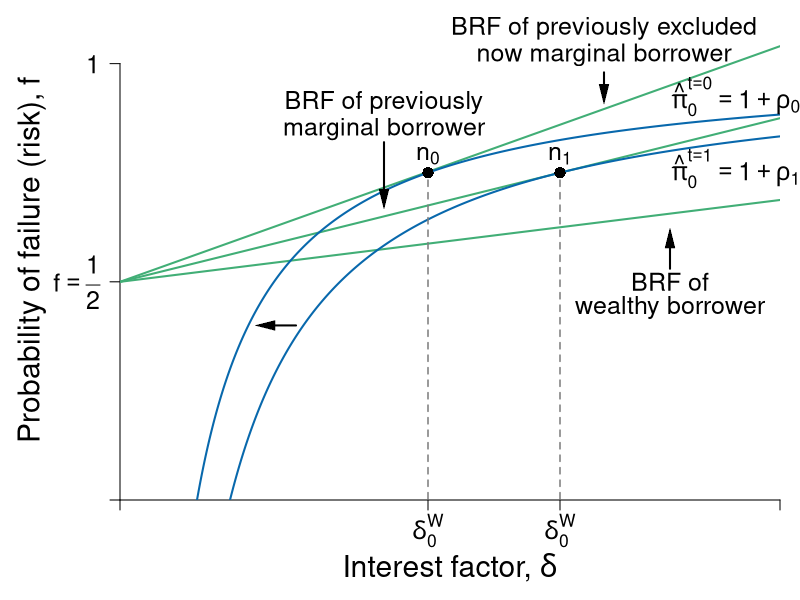

Here is the R script that generated this plot:
#' Graph Designer: Simon Halliday
#' Authors: Bowles and Halliday
#' Title: Coordination, Conflict and Competition: A Text in Microeconomics

library(shape)
pdf(file = "credit/credit_investment_macro_b.pdf", width = 8, height = 6)

#Set parameters for graphics
pointsize <- 1.8
axislabelsize <- 1.8
labelsize <- 1.5
namesize <- 1.8
annotatesize <- 1.5
graphlinewidth <- 2
segmentlinewidth <- 1.5

COL <- c("#7fc97f", "#beaed4", "#fdc086", "#ffff99", "#386cb0", "#f0027f", "#bf5b17", "#666666")
COLA <- c("#e0f3db", "#99d8c9","#66c2a4","#41ae76", "#238b45", "#005824")
COLB <- c("#c6dbef", "#4eb3d3", "#2b8cbe", "#0868ac","#084081")
COLC <- c("#fcfbfd", "#efedf5", "#dadaeb", "#bcbddc", "#9e9ac8", "#807dba", "#6a51a3", "#54278f", "#3f007d")
grays <- gray.colors(25, start = 1, end = 0, alpha = 1)

#Edited the margins to cater for the larger LHS labels
par(mar =  c(5, 6, 1, 1))

brfFn <- function(delta, q = 1, k = 1) {
  .5 + (delta / (2 * q)) * (1 - k)
}

PCFn <- function(delta, q = 1) {
  delta/q
}

isoreturnFn <- function(delta, pi = 0.125) {
  1 - (pi)/delta
}

yFn <- function(d1, f1, q = 1){
  q*f1*(1 - f1) - d1*(1 - f1)
}

ylow <- function(delta, q = 1, ybar = 0.0625){
  (-sqrt(delta^2 - 2*delta*q + q^2 - 4*q*ybar) + delta + q)/(2*q)
}

yhigh <- function(delta, q = 1, ybar = 0.0625){
  (sqrt(delta^2 - 2*delta*q + q^2 - 4*q*ybar) + delta + q)/(2*q)
}

xlims <- c(0, 1.5)
ylims <- c(0, 1.1)

npts <- 501 
d1 <- seq(xlims[1], xlims[2], length.out = npts)
f1 <- seq(ylims[1], ylims[2], length.out = npts) 
a <- c(0.0625)

plot(0, 0, xlim = xlims, ylim = ylims, type = "n",
     xlab = expression(paste("")),
     ylab = expression(paste("")), 
     xaxt = "n", 
     yaxt = "n", 
     cex.lab = axislabelsize, 
     bty = "n",
     xaxs = "i", 
     yaxs = "i"
)


ticksy <- c(ylims[1], 0.5, ylims[2] - 0.1)
ylabels <- c(NA, expression(paste(f == frac(1,2))),  1)
ticksx <- c(xlims[1], 0.7, 1, xlims[2])
#xlabels <- c(NA, expression(paste(delta[0]^{W})), expression(paste(delta[1]^{W})), NA)
xlabels <- c(NA, NA, NA, NA)

text(0.7, -0.07, expression(paste(delta[0]^{W})), cex = labelsize, xpd = TRUE)
text(1, -0.07, expression(paste(delta[0]^{W})), cex = labelsize, xpd = TRUE)


npts <- 503 
xx1 <- seq(xlims[1], xlims[2], length.out = npts)

# Polygon
# COLD <- c("#deebf7", "#9ecae1")
# xpoly <- seq(from = 0.175, to = xlims[2], length.out = 500)
# ypoly <- isoreturnFn(xpoly, pi = 0.175)
# polygon(x = xpoly, y = ypoly, col = COLD[1], density = NULL, border = NA)
# 
# xpoly1 <- c(0.175, xlims[2], xlims[2])
# ypoly1 <- c(0, 0, isoreturnFn(xlims[2], pi = 0.175))
# polygon(x = xpoly1, y = ypoly1, col = COLD[1], density = NULL, border = NA)
# 
# xpoly2 <- seq(from = 0.25, to = xlims[2], length.out = 500)
# ypoly2 <- isoreturnFn(xpoly2, pi = 0.25)
# polygon(x = xpoly2, y = ypoly2, col = COLD[2], density = NULL, border = NA)
# 
# xpoly3 <- c(0.25, xlims[2], xlims[2])
# ypoly3 <- c(0, 0, isoreturnFn(xlims[2], pi = 0.25))
# polygon(x = xpoly3, y = ypoly3, col = COLD[2], density = NULL, border = NA)
# 
# segments(0.25, 0, xlims[2], isoreturnFn(xlims[2], pi = 0.25), col = COLD[2])


axis(1, at = ticksx, pos = 0, labels = xlabels, cex.axis = labelsize)
axis(2, at = ticksy, pos = 0, labels = ylabels, las = 1, cex.axis = labelsize)

#Draw the graphs
lines(xx1, brfFn(xx1, k = 0.28), col = COLA[4], lwd = graphlinewidth)
lines(xx1, brfFn(xx1, k = 0.5), col = COLA[4], lwd = graphlinewidth)
lines(xx1, brfFn(xx1, k = 0.75), col = COLA[4], lwd = graphlinewidth)
lines(xx1, isoreturnFn(xx1, pi = 0.175), col = COLB[4], lwd = graphlinewidth)
lines(xx1, isoreturnFn(xx1, pi = 0.25), col = COLB[4], lwd = graphlinewidth)
#lines(xx1, isoreturnFn(xx1, pi = 0.5), col = COLB[4], lwd = graphlinewidth)


#Axis labels
mtext(expression(paste("Interest factor, ", delta)), side = 1, line = 3.3, cex = axislabelsize)
text(-0.2, 0.5*(ylims[2]), expression(paste("Probability of failure (risk), ", f)), xpd = TRUE, cex = axislabelsize, srt = 90) 

#segments(0.39, -1, 0.39, brfFn(0.39, k = 0.75), lty = 2, col = grays[20] , lwd = segmentlinewidth)
#points(0.39, brfFn(0.39, k = 0.75), pch = 16, col = "black", cex = 1.5)
#text(0.39 + 0.025, brfFn(0.39, k = 0.75) - 0.03, expression(paste(b)), cex = labelsize)

segments(1, -1, 1, brfFn(delta = 1, k = 0.5), lty = 2, col = grays[20] , lwd = segmentlinewidth)
#points(1, brfFn(1, k = 0.5), pch = 16, col = "black", cex = 1.5)
# text(1, brfFn(1, k = 0.5) + 0.04, expression(paste(n)), cex = labelsize)

#segments(.59, -1, 0.59, brfFn(delta = 0.59, k = 0.75), lty = 2, col = grays[20] , lwd = segmentlinewidth)
#points(0.59, brfFn(0.59, k = 0.75), pch = 16, col = "black", cex = 1.5)
#text(0.59 + 0.025, brfFn(0.59, k = 0.75) - 0.03, expression(paste(a)), cex = labelsize)

segments(.7, -1, 0.7, brfFn(delta = 0.7, k = 0.28), lty = 2, col = grays[20] , lwd = segmentlinewidth)
#points(0.7, brfFn(0.7, k = 0.28), pch = 16, col = "black", cex = 1.5)



points(0.7, 0.75, pch = 16, col = "black", cex = 1.5)
text(0.7, 0.79, expression(paste(n[0])), cex = labelsize)

points(1, 0.75, pch = 16, col = "black", cex = 1.5)
text(1, 0.79, expression(paste(n[1])), cex = labelsize)


# ZPC
text(1.4, 0.925, expression(paste(hat(pi)[0]^{t==0} == 1 + rho[0])), cex = labelsize, xpd = TRUE)
text(1.4, 0.76, expression(paste(hat(pi)[0]^{t==1} == 1 + rho[1])), cex = labelsize, xpd = TRUE)


text(1.1, 1.08, expression(paste("BRF of previously excluded")), cex = labelsize, xpd = TRUE)
text(1.1, 1.02, expression(paste("now marginal borrower")), cex = labelsize, xpd = TRUE)
Arrows(1.1, 0.98, 1.1, 0.93, col = "black", lty = 1, lwd = 2, arr.type = "triangle", arr.lwd = 0.5)

text(1.25, 0.5, expression(paste("BRF of")), cex = labelsize)
text(1.25, 0.44, expression(paste("wealthy borrower")), cex = labelsize)
Arrows(1.25, 0.53, 1.25, 0.6, col = "black", lty = 1, lwd = 2, arr.type = "triangle", arr.lwd = 0.5)


text(0.6, 0.91, expression(paste("BRF of previously")), cex = labelsize)
text(0.6, 0.85, expression(paste("marginal borrower")), cex = labelsize)
Arrows(0.6, 0.82, 0.6, 0.69, col = "black", lty = 1, lwd = 2, arr.type = "triangle", arr.lwd = 0.5)

# text(0.12, 0.44, expression(paste("zpc")), cex = labelsize)
# text(0.12, 0.38, expression(paste("after")), cex = labelsize)
# Arrows(0.17, 0.43, 0.27, 0.43, col = "black", lty = 1, lwd = 2, arr.type = "triangle", arr.lwd = 0.5)
#text(0.12, 0.26, expression(paste("zpc")), cex = labelsize)
#text(0.12, 0.2, expression(paste("before")), cex = labelsize)
#Arrows(0.17, 0.25, 0.3, 0.25, col = "black", lty = 1, lwd = 2, arr.type = "triangle", arr.lwd = 0.5)

#text(0.49, 0.15, expression(paste("Policy")), cex = labelsize)
#text(0.49, 0.09, expression(paste("Change")), cex = labelsize)
#Arrows(0.58, 0.05, 0.42, 0.05, col = "black", lty = 1, lwd = 2, arr.type = "triangle", arr.lwd = 0.5)
Arrows(0.4, 0.4, 0.33, 0.4, col = "black", lty = 1, lwd = 2, arr.type = "triangle", arr.lwd = 0.5)


dev.off()
